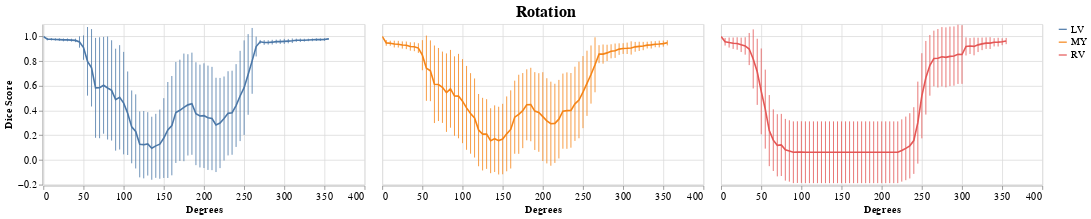
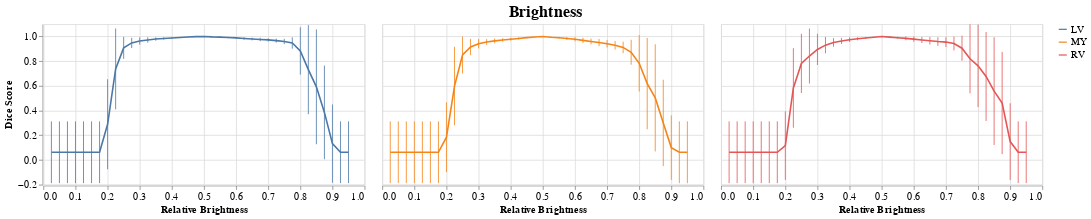
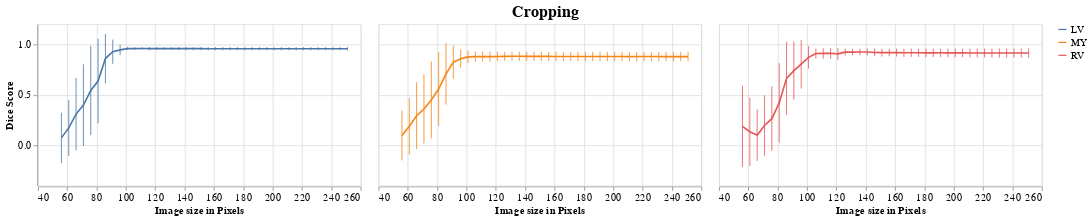
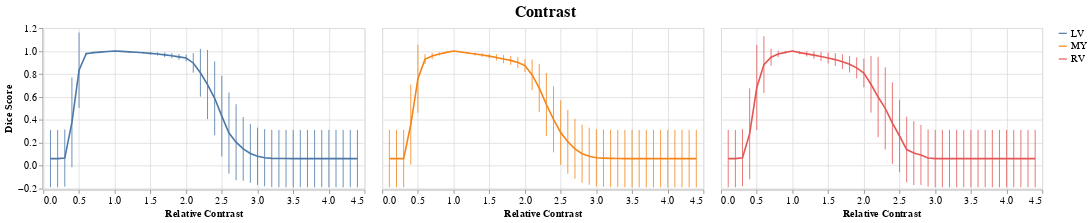

Notebook code cell kept with these figures, in order:
### Code cell
plots = plot_batch(results_with_truths, plot_avg_and_errorbars)

### Figure 1 — Vega-Lite specification as saved in the notebook (floating-point values rounded to 4 significant figures; data arrays with more than 128 entries replaced by an {"elided": "..."} marker saying what was removed)
{"config": {"view": {"continuousWidth": 400, "continuousHeight": 300}, "axisX": {"labelFontSize": 13, "titleFontSize": 13}, "axisY": {"labelFontSize": 13, "titleFontSize": 13}, "header": {"labelFontSize": 13, "labels": false, "title": null, "titleFontSize": 25}, "legend": {"labelFontSize": 13, "title": null}, "title": {"anchor": "middle", "fontSize": 20}}, "data": {"name": "data-9f50bfed624104d31c8dcb043f37b715"}, "facet": {"column": {"field": "variable", "type": "nominal"}}, "spec": {"layer": [{"mark": "line", "encoding": {"color": {"field": "variable", "type": "nominal"}, "x": {"field": "Degrees", "type": "quantitative"}, "y": {"aggregate": "average", "field": "Dice Score", "type": "quantitative"}}, "height": 200, "selection": {"selector068": {"type": "interval", "bind": "scales", "encodings": ["x", "y"]}}, "width": 400}, {"mark": {"type": "errorbar", "extent": "stdev"}, "encoding": {"color": {"field": "variable", "type": "nominal"}, "x": {"field": "Degrees", "type": "quantitative"}, "y": {"field": "Dice Score", "type": "quantitative"}}}]}, "title": "Rotation", "$schema": "https://vega.github.io/schema/vega-lite/v4.17.0.json", "datasets": {"data-9f50bfed624104d31c8dcb043f37b715": {"elided": "3456 records"}}}

### Figure 2 — Vega-Lite specification as saved in the notebook (floating-point values rounded to 4 significant figures; data arrays with more than 128 entries replaced by an {"elided": "..."} marker saying what was removed)
{"config": {"view": {"continuousWidth": 400, "continuousHeight": 300}, "axisX": {"labelFontSize": 13, "titleFontSize": 13}, "axisY": {"labelFontSize": 13, "titleFontSize": 13}, "header": {"labelFontSize": 13, "labels": false, "title": null, "titleFontSize": 25}, "legend": {"labelFontSize": 13, "title": null}, "title": {"anchor": "middle", "fontSize": 20}}, "data": {"name": "data-f23598a77196a524efe35a7f685b1249"}, "facet": {"column": {"field": "variable", "type": "nominal"}}, "spec": {"layer": [{"mark": "line", "encoding": {"color": {"field": "variable", "type": "nominal"}, "x": {"field": "Relative Brightness", "type": "quantitative"}, "y": {"aggregate": "average", "field": "Dice Score", "type": "quantitative"}}, "height": 200, "selection": {"selector069": {"type": "interval", "bind": "scales", "encodings": ["x", "y"]}}, "width": 400}, {"mark": {"type": "errorbar", "extent": "stdev"}, "encoding": {"color": {"field": "variable", "type": "nominal"}, "x": {"field": "Relative Brightness", "type": "quantitative"}, "y": {"field": "Dice Score", "type": "quantitative"}}}]}, "title": "Brightness", "$schema": "https://vega.github.io/schema/vega-lite/v4.17.0.json", "datasets": {"data-f23598a77196a524efe35a7f685b1249": {"elided": "1824 records"}}}

### Figure 3 — Vega-Lite specification as saved in the notebook (floating-point values rounded to 4 significant figures; data arrays with more than 128 entries replaced by an {"elided": "..."} marker saying what was removed)
{"config": {"view": {"continuousWidth": 400, "continuousHeight": 300}, "axisX": {"labelFontSize": 13, "titleFontSize": 13}, "axisY": {"labelFontSize": 13, "titleFontSize": 13}, "header": {"labelFontSize": 13, "labels": false, "title": null, "titleFontSize": 25}, "legend": {"labelFontSize": 13, "title": null}, "title": {"anchor": "middle", "fontSize": 20}}, "data": {"name": "data-b3cd2b98c936ae4d9d46a4064d012114"}, "facet": {"column": {"field": "variable", "type": "nominal"}}, "spec": {"layer": [{"mark": "line", "encoding": {"color": {"field": "variable", "type": "nominal"}, "x": {"field": "Image size in Pixels", "type": "quantitative"}, "y": {"aggregate": "average", "field": "Dice Score", "type": "quantitative"}}, "height": 200, "selection": {"selector070": {"type": "interval", "bind": "scales", "encodings": ["x", "y"]}}, "width": 400}, {"mark": {"type": "errorbar", "extent": "stdev"}, "encoding": {"color": {"field": "variable", "type": "nominal"}, "x": {"field": "Image size in Pixels", "type": "quantitative"}, "y": {"field": "Dice Score", "type": "quantitative"}}}]}, "title": "Cropping", "$schema": "https://vega.github.io/schema/vega-lite/v4.17.0.json", "datasets": {"data-b3cd2b98c936ae4d9d46a4064d012114": {"elided": "1920 records"}}}

### Figure 4 — Vega-Lite specification as saved in the notebook (floating-point values rounded to 4 significant figures; data arrays with more than 128 entries replaced by an {"elided": "..."} marker saying what was removed)
{"config": {"view": {"continuousWidth": 400, "continuousHeight": 300}, "axisX": {"labelFontSize": 13, "titleFontSize": 13}, "axisY": {"labelFontSize": 13, "titleFontSize": 13}, "header": {"labelFontSize": 13, "labels": false, "title": null, "titleFontSize": 25}, "legend": {"labelFontSize": 13, "title": null}, "title": {"anchor": "middle", "fontSize": 20}}, "data": {"name": "data-4e7844e9fa591d03299c3eb7f97a21eb"}, "facet": {"column": {"field": "variable", "type": "nominal"}}, "spec": {"layer": [{"mark": "line", "encoding": {"color": {"field": "variable", "type": "nominal"}, "x": {"field": "Relative Contrast", "type": "quantitative"}, "y": {"aggregate": "average", "field": "Dice Score", "type": "quantitative"}}, "height": 200, "selection": {"selector071": {"type": "interval", "bind": "scales", "encodings": ["x", "y"]}}, "width": 400}, {"mark": {"type": "errorbar", "extent": "stdev"}, "encoding": {"color": {"field": "variable", "type": "nominal"}, "x": {"field": "Relative Contrast", "type": "quantitative"}, "y": {"field": "Dice Score", "type": "quantitative"}}}]}, "title": "Contrast", "$schema": "https://vega.github.io/schema/vega-lite/v4.17.0.json", "datasets": {"data-4e7844e9fa591d03299c3eb7f97a21eb": {"elided": "2112 records"}}}
